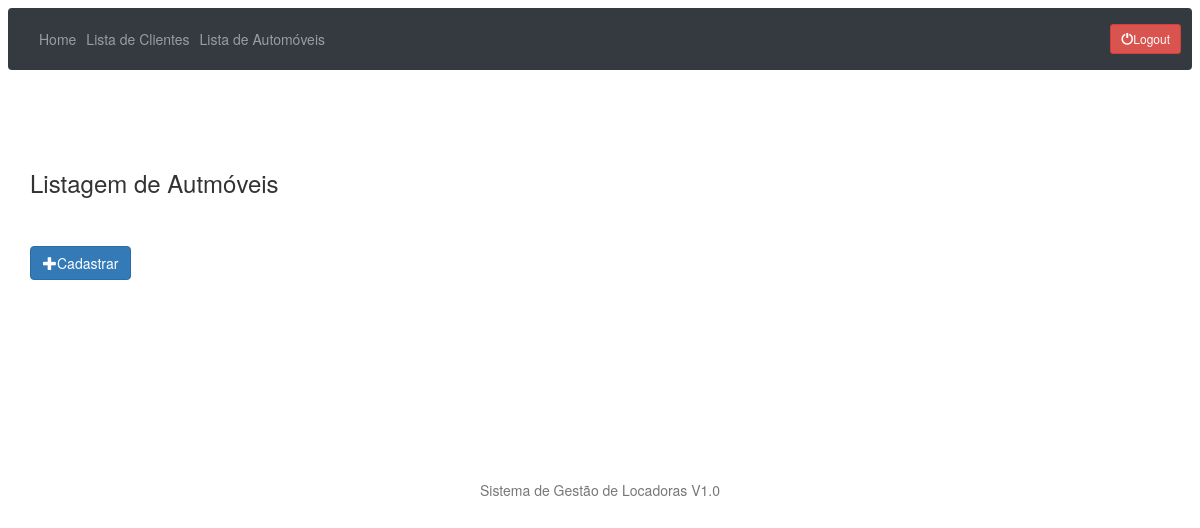
Before: /automoveis/list/ (signed in) with the older database file.
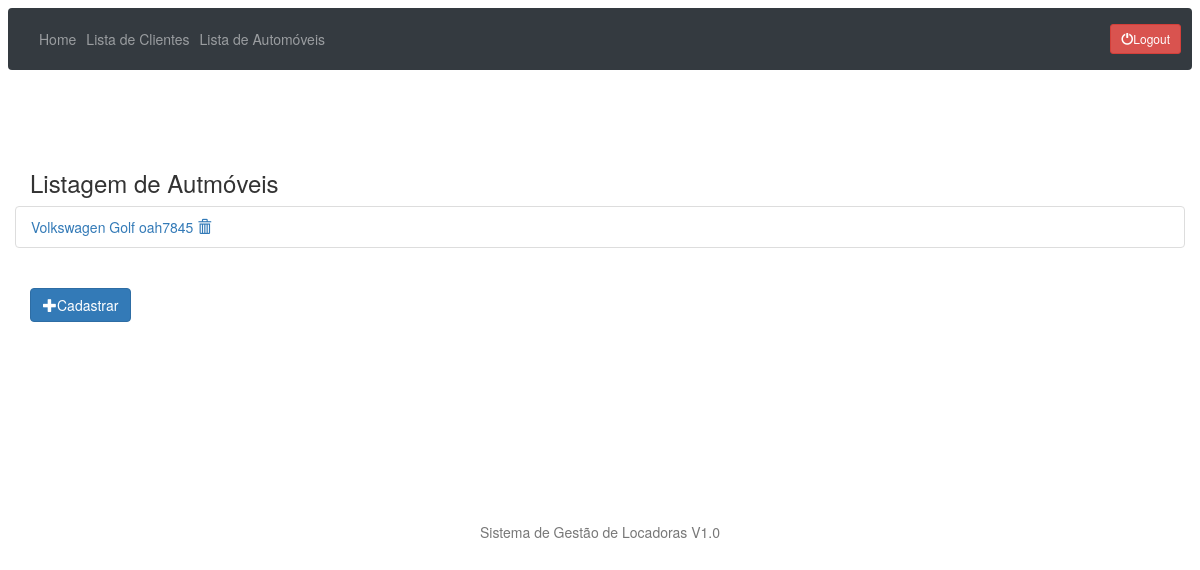
After: the same page with the newer database file.
### automoveis/models.py (models this page shows, shortened)
class Automovel(models.Model):
    marca = models.CharField(max_length=30)
    modelo = models.CharField(max_length=30)
    placa = models.CharField(max_length=30)
    foto = models.ImageField(upload_to='automoveis_fotos', null=True, blank=True)

### automoveis/views.py (the view)
# urls.py: path('list/', automoveis_list, name='automovel_list'),
@login_required()
def automoveis_list(request):
    automoveis = Automovel.objects.all()
    return render(request, 'automovel.html', {'automoveis': automoveis})

### automoveis/templates/automovel.html (shortened to what this page needs)
{% extends 'base.html' %}
{% block main %}
    <h3>Listagem de Autmóveis</h3>
    <div class="row" title="Nome">
        <ul class="list-group">
            {% for automovel in automoveis %}
                <li class="list-group-item">
                    <a href="{% url 'automovel_update' automovel.id %}"> {{ automovel.marca }} {{ automovel.modelo }} {{ automovel.placa }}</a>
                    <a href="{% url 'automovel_delete' automovel.id %}" title="Excluir">
                        <span class="glyphicon glyphicon-trash"></span>
                    </a>
                </li>
            {% endfor %}
        </ul>
    </div>
    <div class="row1">
        <a type="button" class="btn btn-primary" href="{% url 'automovel_new' %}"> <span
                class="glyphicon glyphicon-plus"></span>Cadastrar</a>
    </div>
{% endblock %}

Changed rows visible on the page:
added Automovel: marca "Volkswagen", modelo "Golf", placa "oah7845"
